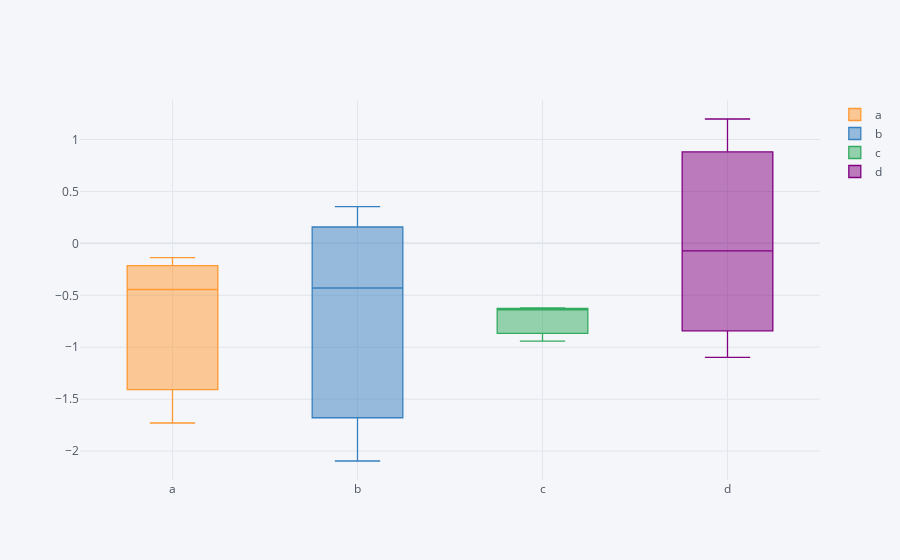

The notebook cell saved with this chart:
### Code cell
df.iplot(kind = 'box')
# repressent - q2/median, min_val, max_val, q1, q3
# here min and max not always the min and max value in our dataset
# max = Q3 + 1.5IQR
# min = Q1 - 1.5IQR

# q1 = 25 pecentile
# q3 = 75 percentile

# IQR = Q3 - Q1

# OUTLIER - 
# nay value beyond this maximum and below is minimum is called outlier

### Figure 1 — Plotly figure (JSON) as saved in the notebook; plotly's stock layout.template omitted (floating-point values rounded to 4 significant figures)
{"data": [{"boxpoints": false, "line": {"width": 1.3}, "marker": {"color": "rgba(255, 153, 51, 1.0)"}, "name": "a", "orientation": "v", "type": "box", "y": [-1.729, -0.4441, -0.1379]}, {"boxpoints": false, "line": {"width": 1.3}, "marker": {"color": "rgba(55, 128, 191, 1.0)"}, "name": "b", "orientation": "v", "type": "box", "y": [0.3532, -0.4296, -2.095]}, {"boxpoints": false, "line": {"width": 1.3}, "marker": {"color": "rgba(50, 171, 96, 1.0)"}, "name": "c", "orientation": "v", "type": "box", "y": [-0.6406, -0.9412, -0.6223]}, {"boxpoints": false, "line": {"width": 1.3}, "marker": {"color": "rgba(128, 0, 128, 1.0)"}, "name": "d", "orientation": "v", "type": "box", "y": [1.197, -1.099, -0.07163]}], "layout": {"legend": {"bgcolor": "#F5F6F9", "font": {"color": "#4D5663"}}, "paper_bgcolor": "#F5F6F9", "plot_bgcolor": "#F5F6F9", "title": {"font": {"color": "#4D5663"}}, "xaxis": {"gridcolor": "#E1E5ED", "showgrid": true, "tickfont": {"color": "#4D5663"}, "title": {"font": {"color": "#4D5663"}, "text": ""}, "zerolinecolor": "#E1E5ED"}, "yaxis": {"gridcolor": "#E1E5ED", "showgrid": true, "tickfont": {"color": "#4D5663"}, "title": {"font": {"color": "#4D5663"}, "text": ""}, "zerolinecolor": "#E1E5ED"}}}
